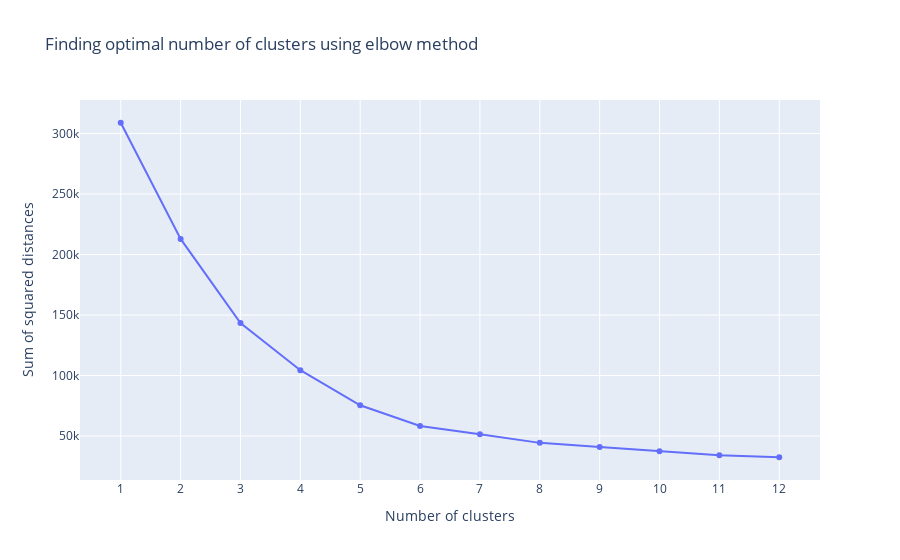

Notebook code for this chart:
### Code cell
# Finding optimal number of clusters k
figure = go.Figure()

figure.add_trace(go.Scatter(x=distances["clusters"], y=distances["sum of squared distances"]))

figure.update_layout(xaxis = dict(tick0 = 1,dtick = 1,tickmode = 'linear'),                  
                  xaxis_title="Number of clusters",
                  yaxis_title="Sum of squared distances",
                  title_text="Finding optimal number of clusters using elbow method")
figure.show()

### Figure 1 — Plotly figure (JSON) as saved in the notebook; plotly's stock layout.template omitted (floating-point values rounded to 4 significant figures)
{"data": [{"type": "scatter", "x": [1, 2, 3, 4, 5, 6, 7, 8, 9, 10, 11, 12], "y": [308900.0, 212900.0, 143400.0, 104400.0, 75430.0, 58350.0, 51580.0, 44360.0, 40940.0, 37520.0, 34220.0, 32480.0]}], "layout": {"title": {"text": "Finding optimal number of clusters using elbow method"}, "xaxis": {"dtick": 1, "tick0": 1, "tickmode": "linear", "title": {"text": "Number of clusters"}}, "yaxis": {"title": {"text": "Sum of squared distances"}}}}
